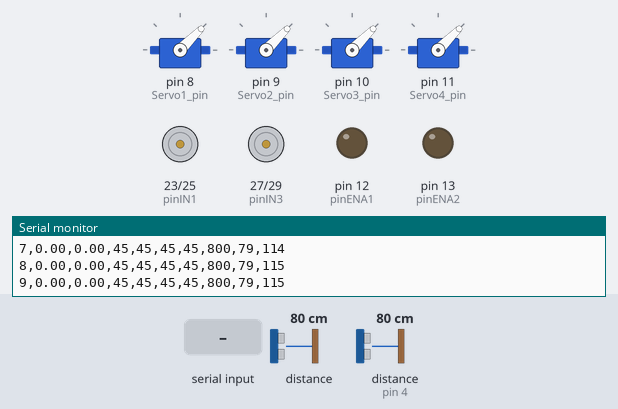
A sketch run on a simulated Arduino Mega 2560, built with avr-gcc and run on an emulated ATmega2560. On the bench: 4 × servo, motor-driver pin pairs drawn as motors (green arrow = first pin HIGH = forward, orange = second pin HIGH = backward, longer = more drive), output pins drawn as LEDs (lit = HIGH), the last lines printed to the serial monitor. Wiring (inferred from the names in the program): ultrasonic range finder: trigger pin 5; echo pin 4. The test bench sets the inputs (shaded band); at power-on: distance to the obstacle (sensor on pin 4) 80 cm, distance to the obstacle 80 cm. The echo pulse lasts 58.3 µs per cm; pins used as bus, display or sensor lines are not drawn.

Above: at 1.2 s.
1.3 s: "1\n" received over Serial
At 1.7 s:
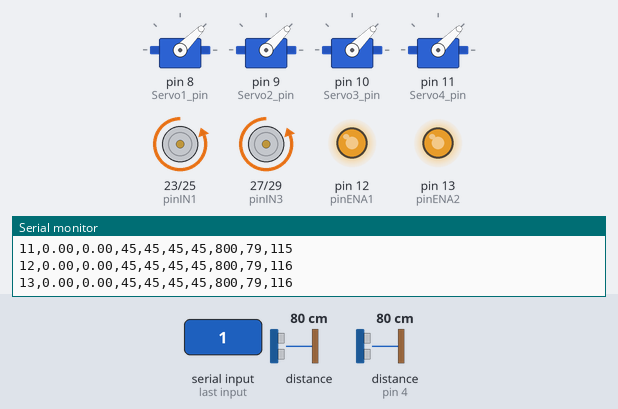
2.8 s: "2\n" received over Serial
At 3.4 s:
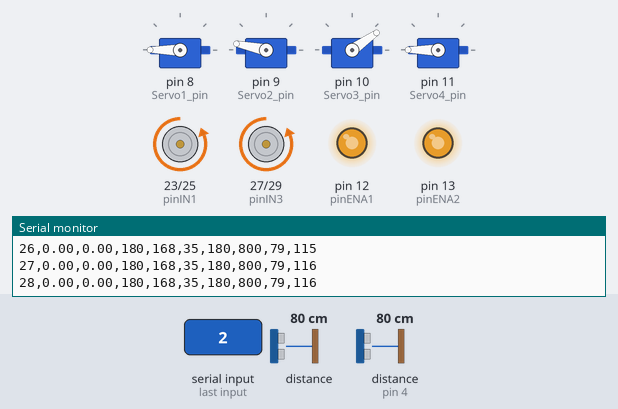
4.3 s: distance to the obstacle (sensor on pin 4) set to 120 cm
7.3 s: distance to the obstacle (sensor on pin 4) set to 3 cm
10.3 s: "0\n" received over Serial
13.3 s: "2\n" received over Serial
At 13.7 s:
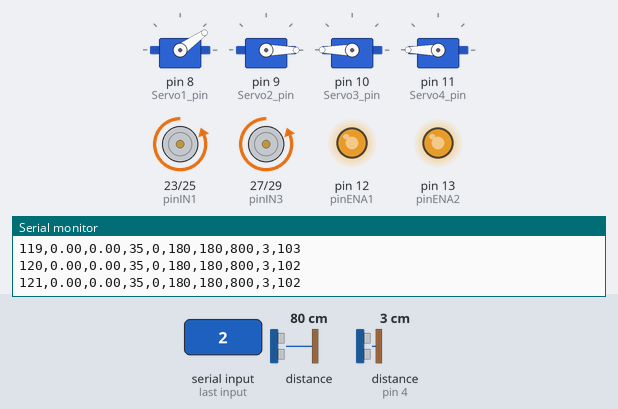
Timing chart, 0 to 15.8 s (numbered marks = the images above; inputs shaded):
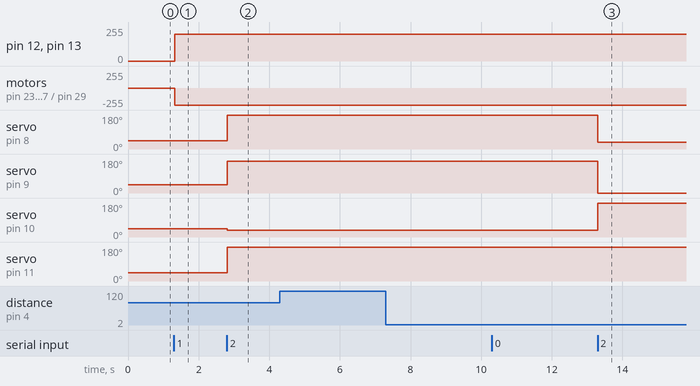

The sketch:

Proyecto_arduino.ino
```cpp
#include <Servo.h>
#include "Adafruit_VL53L0X.h"
#include "I2Cdev.h"
#include "Wire.h"
// Dato de entrada: [selector, motor1, motor2, eje1, eje2, eje3, eje4]

// Sensor milimetrico
Adafruit_VL53L0X lox = Adafruit_VL53L0X();

// Sensores ultra sonido
const int EchoPin1 = 4;
const int TriggerPin1 = 5;
// Pines Chasis
#define Encoder1_output_A 44 // 2NARANJA
#define Encoder1_output_B 2 // 4VERDE
#define Encoder2_output_A 46 // 3NARANJA
#define Encoder2_output_B 3 // 5VERDE
const int pinENA1 = 12; //12; //13
const int pinIN1 = 23; //51;  //12
const int pinIN2 = 25; //49;  //11
const int pinENA2 = 13; //13; //8
const int pinIN3 = 27; //45; //10
const int pinIN4 = 29; //47; //9

// Variables chasis
float Count1_pulses = 0;
float Count2_pulses = 0;
float Grados1_anteriores = 0;
float Grados2_anteriores = 0;
float Grados1_actuales = 0;
float Grados2_actuales = 0;
float pulsos1 = 0;
float pulsos2 = 0;
int i = 0;
int pwm = 0;      //velocidad de giro 80% (200/255)

unsigned long TiempoInicial = 0;
unsigned long TiempoFinal = 0;

// Variables generales
int anular = 0;
int k = 0;

// Pines Brazo
#define Servo1_pin 8 // PWM
#define Servo2_pin 9 // PWM
#define Servo3_pin 10 // PWM
#define Servo4_pin 11 // PWM
Servo motor1;
Servo motor2;
Servo motor3;
Servo motor4;

// Variable brazo
int inicial1 = 45;
int inicial2 = 45;
int inicial3 = 45;
int inicial4 = 45;


// Funciones chasis --------------------------------------------------------------
void DC_Motor_Encoder1() {
  int b1 = digitalRead(Encoder1_output_B);
  if (b1 > 0) {
     Count1_pulses++;
  }
  else {
    Count1_pulses--;
  }
}

void DC_Motor_Encoder2() {
  int b2 = digitalRead(Encoder2_output_B);
  if (b2 > 0) {
    Count2_pulses++;
  }
  else {
    Count2_pulses--;
  }
}

// Funciones sensores --------------------------------------------------------
int ping(int TriggerPin, int EchoPin) {
  long duration, distanceCm;

  digitalWrite(TriggerPin, LOW);  //para generar un pulso limpio ponemos a LOW 4us
  delayMicroseconds(4);
  digitalWrite(TriggerPin, HIGH);  //generamos Trigger (disparo) de 10us
  delayMicroseconds(10);
  digitalWrite(TriggerPin, LOW);

  duration = pulseIn(EchoPin, HIGH);  //medimos el tiempo entre pulsos, en microsegundos

  distanceCm = duration * 10 / 292 / 2;  //convertimos a distancia, en cm
  return distanceCm;
}

// Funciones generales --------------------------------------------------------


void setup()
{
  // Protocolos de comunicacion
  Serial.begin(230400);
  // Chasis
  pinMode(pinIN1, OUTPUT);
  pinMode(pinIN2, OUTPUT);
  pinMode(pinENA1, OUTPUT);
  pinMode(pinIN3, OUTPUT);
  pinMode(pinIN4, OUTPUT);
  pinMode(pinENA2, OUTPUT);
  pinMode(Encoder1_output_A, INPUT); // sets the Encoder_output_A pin as the input
  pinMode(Encoder1_output_B, INPUT); // sets the Encoder_output_B pin as the input
  attachInterrupt(digitalPinToInterrupt(Encoder1_output_A), DC_Motor_Encoder1, RISING);
  pinMode(Encoder2_output_A, INPUT); // sets the Encoder_output_A pin as the input
  pinMode(Encoder2_output_B, INPUT); // sets the Encoder_output_B pin as the input
  attachInterrupt(digitalPinToInterrupt(Encoder2_output_A), DC_Motor_Encoder2, RISING);
  // Brazo
  motor1.attach(Servo1_pin);
  motor2.attach(Servo2_pin);
  motor3.attach(Servo3_pin);
  motor4.attach(Servo4_pin);
  motor1.write(inicial1);
  motor2.write(inicial2);
  motor3.write(inicial3);
  motor4.write(inicial4);
  //Sensores ultrasonido
  pinMode(TriggerPin1, OUTPUT);
  pinMode(EchoPin1, INPUT);
  // Sensor mega preciso
  if (!lox.begin()) {
    Serial.println(F("Error al iniciar VL53L0X"));
    while (1);
  }
  // Variable de tiempo
  TiempoInicial = millis();
}

void loop() {

  if (Serial.available() > 0) {
    // Read the incoming string
    String integer_string = Serial.readStringUntil('\n');
    int integer_array[6]; //motor1, motor2, Servo1, servo2, servo3, servo4
    int i = 0;
    char* token = strtok((char*)integer_string.c_str(), ",");
    while (token != NULL && i < 6) {
      integer_array[i] = atoi(token);
      i++;
      token = strtok(NULL, ",");
    }
    if (integer_array[0] == 1) { // MOVER CHASIS
      Serial.println("Motores");
      if ((integer_array[1] == 0) && (integer_array[2] == 0 )) {
        if (anular == 1) {
          Count1_pulses = 0;
        }
        else if (anular == 2) {
          Count2_pulses = 0;
        }
        digitalWrite(pinIN1, LOW);
        digitalWrite(pinIN2, LOW);
        analogWrite(pinENA1, 0);
        digitalWrite(pinIN3, LOW);
        digitalWrite(pinIN4, LOW);
        analogWrite(pinENA2, 0);
        anular = 0;
        }
      else if (integer_array[1] > 0 ) { //Si el comando es "on"
        //Serial.println("1");
        digitalWrite(pinIN1, LOW);
        digitalWrite(pinIN2, HIGH);
        analogWrite(pinENA1, 200);
        digitalWrite(pinIN3, LOW);
        digitalWrite(pinIN4, HIGH);
        analogWrite(pinENA2, 200);
        Serial.println("Avanzando");
      }
      else if (integer_array[1] < 0 ) {
        //Serial.println("2");
        digitalWrite(pinIN1, HIGH);
        digitalWrite(pinIN2, LOW);
        analogWrite(pinENA1, 150);
        digitalWrite(pinIN3, HIGH);
        digitalWrite(pinIN4, LOW);
        analogWrite(pinENA2, 200);
        Serial.println("Retrocediendo");

      }
      else if (integer_array[2] > 0 ) { // Funciona
        anular = 2;
        digitalWrite(pinIN1, LOW);
        digitalWrite(pinIN2, LOW);
        analogWrite(pinENA1, 0);
        digitalWrite(pinIN3, LOW);
        digitalWrite(pinIN4, HIGH);
        analogWrite(pinENA2, 200);
        Serial.println("Derecha");
      }
      else if (integer_array[2] < 0 ) {
        anular = 1;
        digitalWrite(pinIN1, LOW);
        digitalWrite(pinIN2, HIGH);
        analogWrite(pinENA1, 200);
        digitalWrite(pinIN3, LOW);
        digitalWrite(pinIN4, LOW);
        analogWrite(pinENA2, 0);
        Serial.println("Izquierda");
      }
    }

    if (integer_array[0] == 2) { // Mover brazo
      motor1.write(integer_array[3]);
      motor2.write(integer_array[4]);
      motor3.write(integer_array[5]);
      motor4.write(integer_array[6]);
      Serial.println("Brazo");
    }

  }
  i = 0;

  pulsos1 = Count1_pulses;
  pulsos2 = Count2_pulses;
  Grados1_actuales = pulsos1 * 360.0 / 77.0;
  Grados2_actuales = pulsos2 * 360.0 / 77.0;
  //int cm1 = 0;
  //int cm2 = 0;
  //int cm3 = 0;
  int cm1 = ping(TriggerPin1, EchoPin1);// Esto hace que todo se demore
  VL53L0X_RangingMeasurementData_t measure;
  lox.rangingTest(&measure, false); // si se pasa true como parametro, muestra por puerto serie datos de debug

  TiempoFinal = millis();
  if ((TiempoFinal - TiempoInicial) > 100) {
    Serial.print(k);
    Serial.print(",");
    Serial.print(String(Grados1_actuales));
    Serial.print(",");
    Serial.print(String(Grados2_actuales));
    Serial.print(",");
    Serial.print(motor1.read());
    Serial.print(",");
    Serial.print(motor2.read());
    Serial.print(",");
    Serial.print(motor3.read());
    Serial.print(",");
    Serial.print(motor4.read());
    Serial.print(",");

    if (measure.RangeStatus != 4)
    {
      Serial.print(measure.RangeMilliMeter);
    }
    else {
      Serial.print(2000); // Valor muy grande si esta fuera del rango
    }
    Serial.print(",");
    Serial.print(cm1); // Lectura sensores ultrasonido
    Serial.print(",");
    Serial.println(String(TiempoFinal - TiempoInicial));
    Count1_pulses = 0;
    Count2_pulses = 0;
    TiempoInicial = 0;
    TiempoFinal = 0;
    Grados1_actuales = 0;
    Grados2_actuales = 0;
    TiempoInicial = millis();
    k = k + 1;
  }

  //delay(100);
  //Serial.flush();
}
```

Measured:
- after the input at 1.3 s, pin 12 (pinENA1), pin 13 (pinENA2): 0/255 → 200/255 at once; motor on pin 23 (pinIN1) / pin 25 (pinIN2), motor on pin 27 (pinIN3) / pin 29 (pinIN4): stopped → backward 255/255 at once
- after the input at 2.8 s, servo on pin 8 (Servo1_pin), servo on pin 11 (Servo4_pin): 45° → 180° at once; servo on pin 9 (Servo2_pin): 45° → 168° at once; servo on pin 10 (Servo3_pin): 45° → 35° at once
- after the input at 13.3 s, servo on pin 8 (Servo1_pin): 180° → 35° at once; servo on pin 9 (Servo2_pin): 168° → 0° at once; servo on pin 10 (Servo3_pin): 35° → 180° at once
